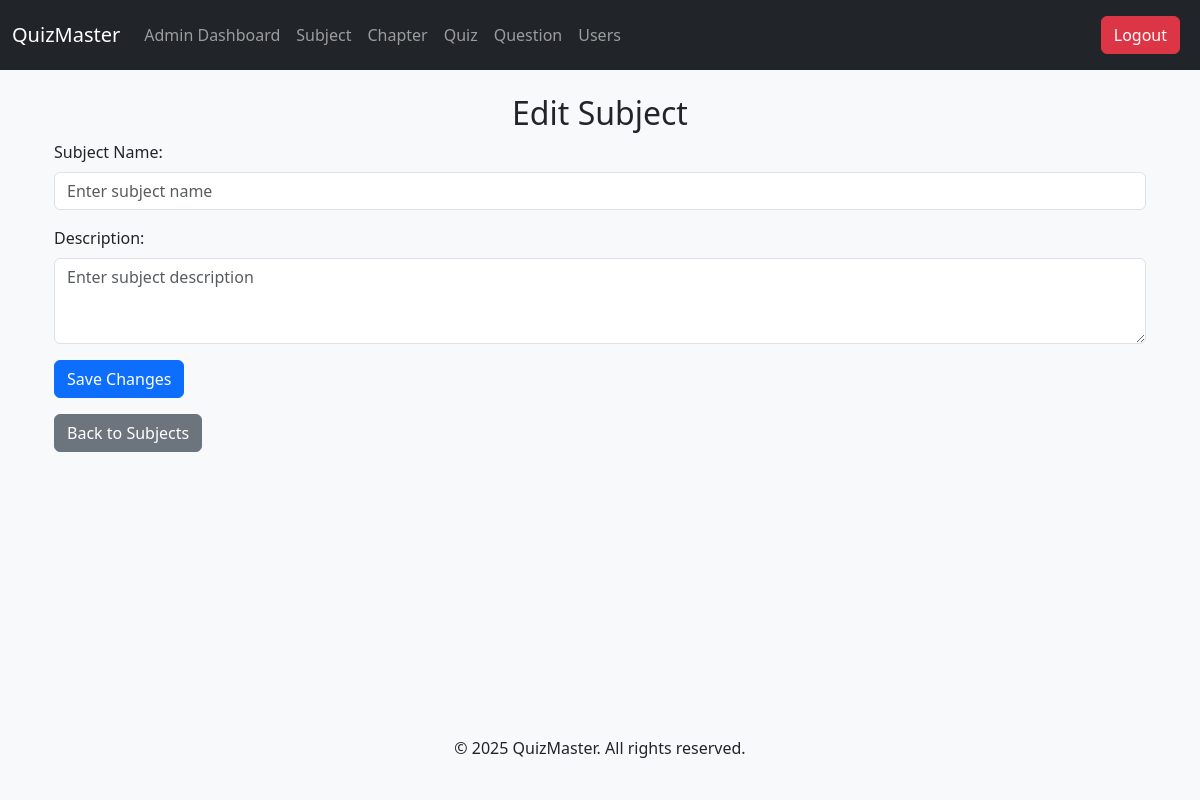
The page /admin/edit-subject/2 (signed in) on the database as committed earlier.
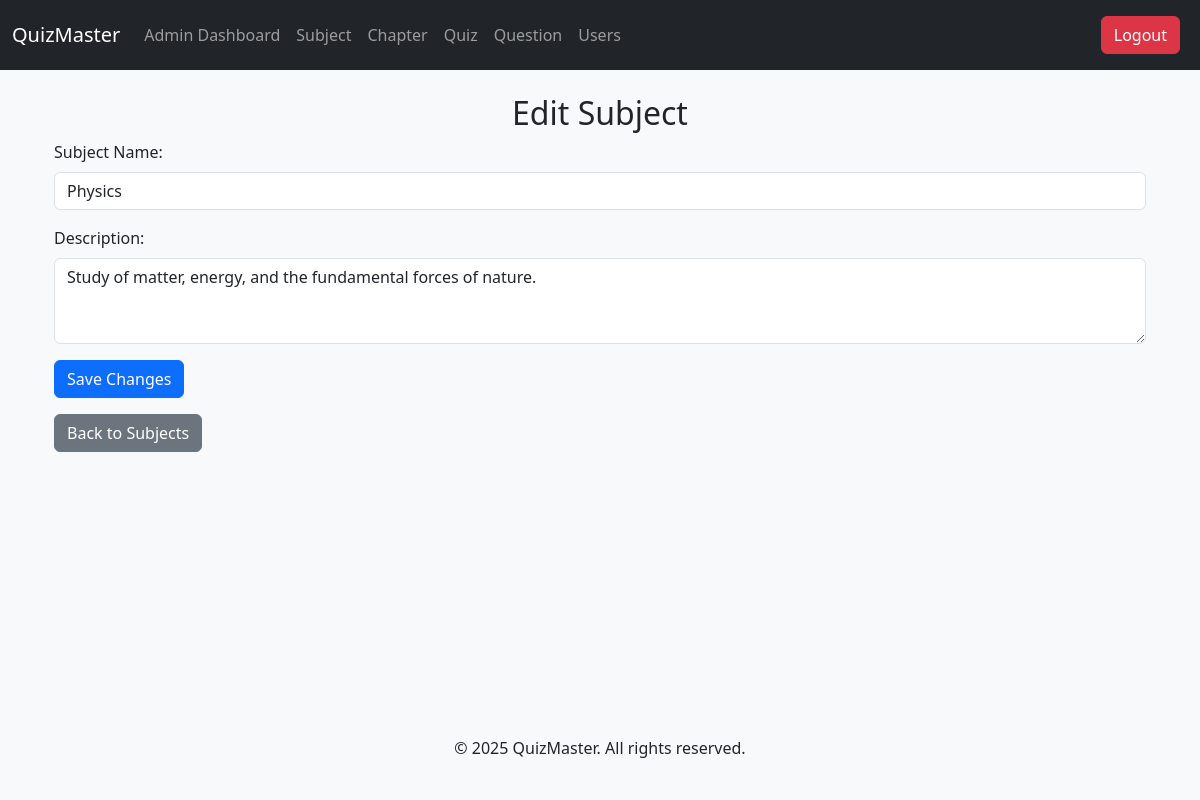
The same page on the database as committed later.
### tables this page shows
CREATE TABLE subjects (
            id INTEGER PRIMARY KEY AUTOINCREMENT,
            name TEXT NOT NULL,
            description TEXT,
            additional_fields TEXT
        );

### app.py (the view, shortened to what this page needs)
@app.route('/admin/edit-subject/<int:subject_id>', methods=['GET', 'POST'])
@admin_required
def edit_subject(subject_id):
    conn = sqlite3.connect('database.db')
    cursor = conn.cursor()
    cursor.execute("SELECT * FROM subjects WHERE id=?", (subject_id,))
    subject = cursor.fetchone()  # Fetch the single subject
    conn.close()
    return render_template('edit_subject.html', subject=subject)

### app.py (called while the page is built)
@login_manager.user_loader
def load_user(user_id):
    conn = sqlite3.connect('database.db')
    cursor = conn.cursor()
    cursor.execute("SELECT id, username, role FROM users WHERE id=?", (user_id,))
    user = cursor.fetchone()
    conn.close()
    if user:
        return User(user[0], user[1], user[2])
    return None

def admin_required(f):
    @wraps(f)
    def decorated_function(*args, **kwargs):
        if 'role' not in session or session['role'] != 'admin':
            return redirect(url_for('home'))  # Redirect to home if not admin
        return f(*args, **kwargs)
    return decorated_function

### templates/edit_subject.html (shortened to what this page needs)
{% extends "base.html" %}
{% block content %}
<div class="container">
    <h2 class="text-center">Edit Subject</h2>
    <form method="POST" action="/admin/edit-subject/{{ subject[0] }}">
        <div class="mb-3">
            <label for="name" class="form-label">Subject Name:</label>
            <input type="text" class="form-control" id="name" name="name" value="{{ subject[1] }}" required placeholder="Enter subject name">
        </div>
        <div class="mb-3">
            <label for="description" class="form-label">Description:</label>
            <textarea class="form-control" id="description" name="description" rows="3" placeholder="Enter subject description">{{ subject[2] }}</textarea>
        </div>
        <button type="submit" class="btn btn-primary">Save Changes</button>
    </form>
    <a href="/admin/subject" class="btn btn-secondary mt-3">Back to Subjects</a>
</div>
{% endblock %}

Rows that differ between the two databases and show on the page:
added subjects: name "Physics", description "Study of matter, energy, and the fundamental forces of nature."
